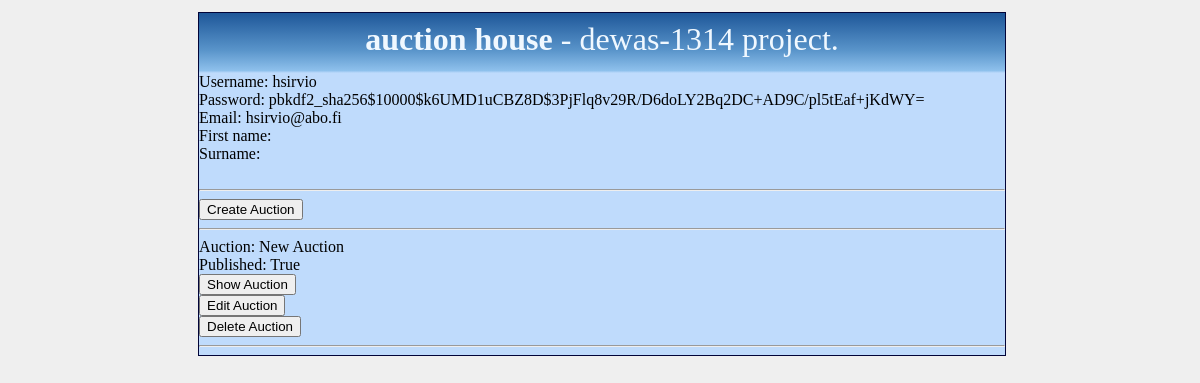
The app's page /userprofile (signed in), older data.
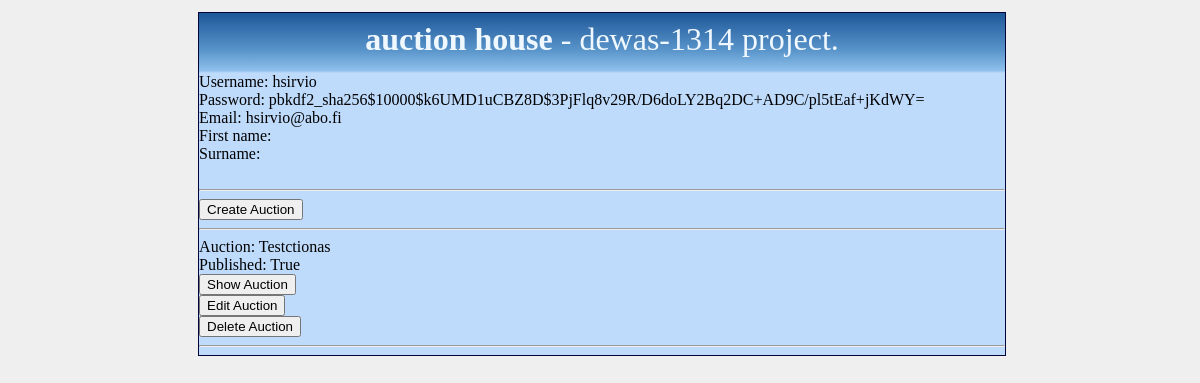
The same page, newer data.
### AuctionApp/models.py (models this page shows, shortened)
class Auction(models.Model):
    id = models.AutoField(primary_key=True)
    ownerid = models.ForeignKey(User)
    starttime = models.DateTimeField(default=datetime.utcnow(), blank=True)
    endtime = models.DateTimeField(default=timezone.now(), blank=True)
    title = models.CharField(max_length=30, default="New Auction")
    content = models.TextField()
    version = models.IntegerField(default=0)
    min_price = models.FloatField(default=0.00)
    is_active = models.BooleanField(default=False)
    is_locked = models.BooleanField(default=False)
    latest_bid_by = models.CharField(max_length=30)

### AuctionApp/views.py (the view)
def get_user(request):
    tmp_user = request.user
    auctions = Auction.objects.filter(ownerid=tmp_user)
    return render(request, "user_profile.html", {'user': tmp_user, 'auctions': auctions})

### templates/user_profile.html (shortened to what this page needs)
{% include "head.html" %}
{% include "body.html" %}
<article>
	<div>
		Username: {{ user.username }}<br>
		Password: {{ user.password }}<br>
		Email: {{ user.email }}<br>
		First name: {{ user.first_name }}<br>
		Surname: {{ user.last_name }}<br>
	</div>
	<br><hr>
	<div>
		<form action="/auction/" method="post">
			<input type="submit" value="Create Auction">
		</form>
		<hr>
		{% for i in auctions %}
			Auction: {{ i.title }}<br>
			Published: {{ i.is_active }}
			<form action="/auction/{{ i.id }}/" method="post">
				<input type="submit" name="showauction" value="Show Auction">
			</form>
            <form action="/editauction/{{ i.id }}/" method="post">
				<input type="submit" name="editauction" value="Edit Auction">
			</form>
			{% if user.is_superuser %}
				<form action="/deleteauction/{{ i.id }}/" method="post">
					<input type="submit" name="delauction" value="Delete Auction">
				</form>
			{% endif %}
			<hr>
        {% endfor %}
	</div>
</article>
{% include "footer.html" %}

Row changes from the older to the newer data that the page shows:
changed Auction "True": title "New Auction" → "Testctionas"
